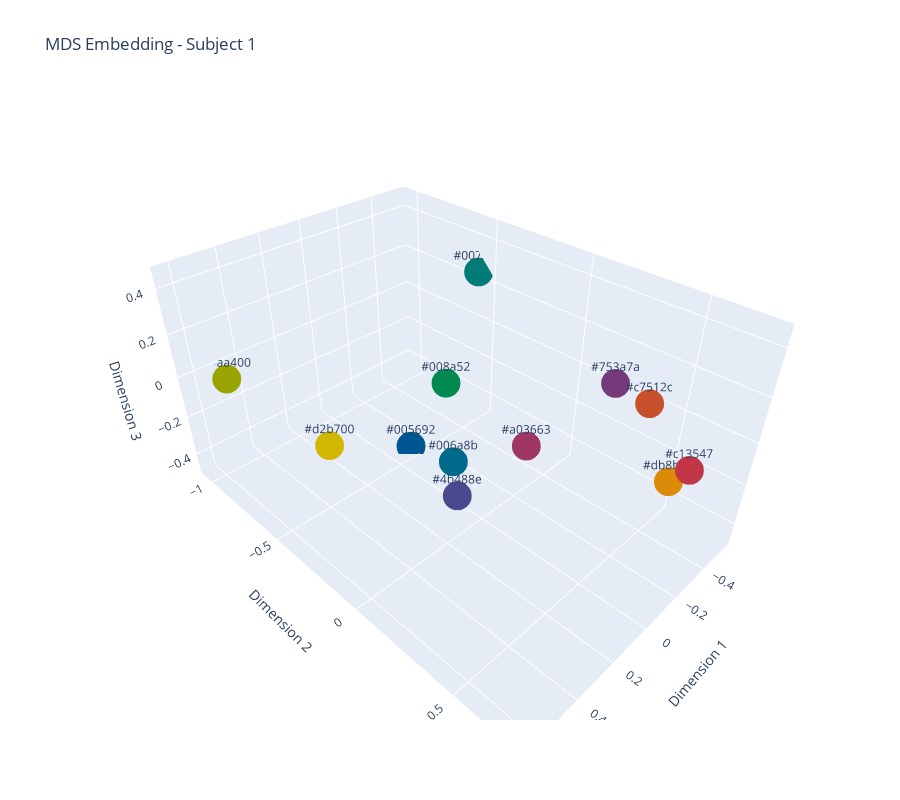
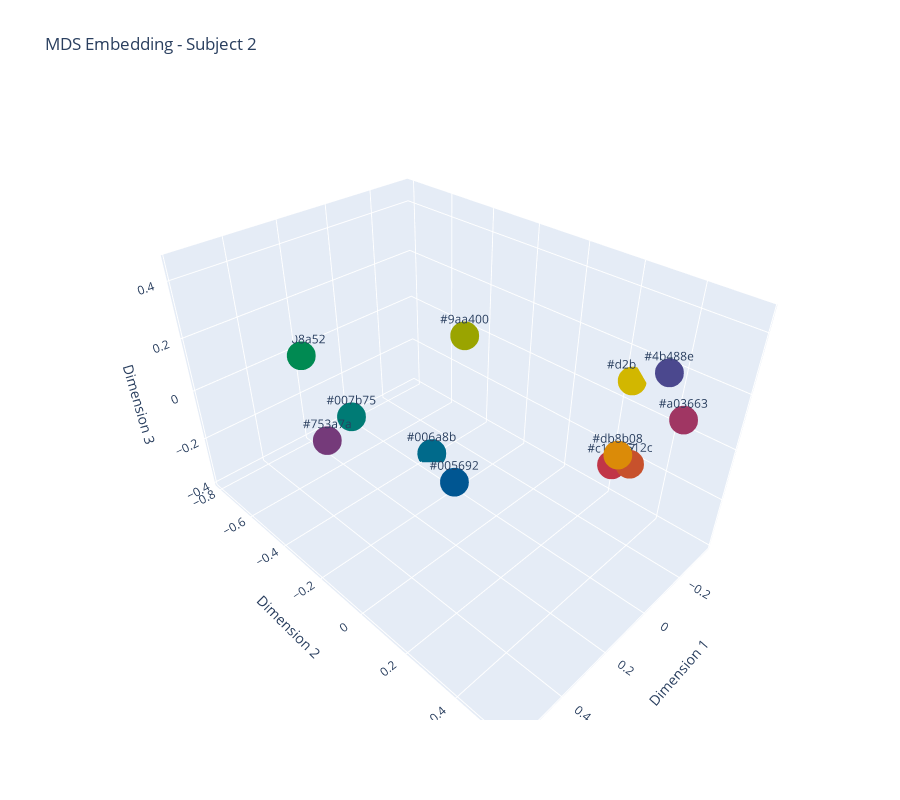

The cell these charts' notebook holds for them, in order:
### Code cell
embeddings = []
for RDM in [value_mapped_sym_1, value_mapped_sym_2]:
    mds = MDS(n_components=3, dissimilarity='precomputed', random_state=5)
    embedding = mds.fit_transform(RDM)
    embeddings.append(embedding)

embeddings_y = embeddings[1]
# barycentric projection of embedding2 to the space of embedding1
projected_embeddings_x = OT_plan_sym @ embeddings_y * len(OT_plan_sym)

plot_3D_embeddings(
    embeddings=[embeddings_y, projected_embeddings_x],
    titles=['Subject 1', 'Subject 2'],
    overlay=False,
    color_labels=unique_colours)

### Figure 1 — Plotly figure (JSON) as saved in the notebook; plotly's stock layout.template omitted (floating-point values rounded to 4 significant figures)
{"data": [{"marker": {"color": ["#d2b700", "#db8b08", "#c7512c", "#c13547", "#a03663", "#753a7a", "#4b488e", "#005692", "#006a8b", "#007b75", "#008a52", "#9aa400"], "size": 10}, "mode": "markers+text", "text": ["#d2b700", "#db8b08", "#c7512c", "#c13547", "#a03663", "#753a7a", "#4b488e", "#005692", "#006a8b", "#007b75", "#008a52", "#9aa400"], "textposition": "top center", "type": "scatter3d", "x": [0.6346, -0.4977, 0.03063, -0.1779, 0.09304, 0.06713, 0.1509, -0.09797, -0.06822, -0.5595, -0.06585, 0.491], "y": [-0.1053, 0.535, 0.6637, 0.7398, 0.2732, 0.5639, 0.0005641, -0.5441, -0.2384, -0.5697, -0.279, -1.04], "z": [0.1736, -0.2791, 0.4196, 0.08907, 0.08175, 0.4608, -0.2815, -0.4754, -0.3757, 0.2396, 0.01043, -0.06314]}], "layout": {"height": 800, "plot_bgcolor": "white", "scene": {"xaxis": {"title": {"text": "Dimension 1"}}, "yaxis": {"title": {"text": "Dimension 2"}}, "zaxis": {"title": {"text": "Dimension 3"}}}, "title": {"text": "MDS Embedding - Subject 1"}}}

### Figure 2 — Plotly figure (JSON) as saved in the notebook; plotly's stock layout.template omitted (floating-point values rounded to 4 significant figures)
{"data": [{"marker": {"color": ["#d2b700", "#db8b08", "#c7512c", "#c13547", "#a03663", "#753a7a", "#4b488e", "#005692", "#006a8b", "#007b75", "#008a52", "#9aa400"], "size": 10}, "mode": "markers+text", "text": ["#d2b700", "#db8b08", "#c7512c", "#c13547", "#a03663", "#753a7a", "#4b488e", "#005692", "#006a8b", "#007b75", "#008a52", "#9aa400"], "textposition": "top center", "type": "scatter3d", "x": [-0.3523, -0.03847, -0.1217, -0.1336, -0.07734, 0.5769, 0.06918, 0.04503, -0.05878, 0.102, 0.2021, -0.213], "y": [0.2362, 0.4031, 0.3999, 0.3346, 0.5533, -0.1174, 0.5599, -0.1634, -0.3874, -0.6578, -0.7914, -0.3696], "z": [0.09261, 0.06369, -0.01988, -0.06736, 0.2433, 0.167, 0.4576, -0.3313, -0.3878, -0.2716, -0.01587, 0.06972]}], "layout": {"height": 800, "plot_bgcolor": "white", "scene": {"xaxis": {"title": {"text": "Dimension 1"}}, "yaxis": {"title": {"text": "Dimension 2"}}, "zaxis": {"title": {"text": "Dimension 3"}}}, "title": {"text": "MDS Embedding - Subject 2"}}}
